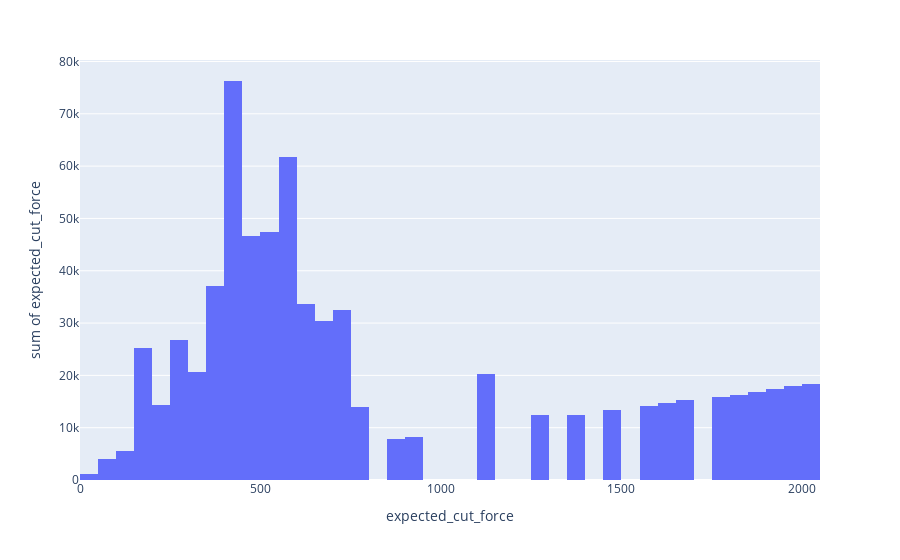

Source (notebook cell):
### Code cell
import plotly.express as px

fig = px.histogram(df, x="expected_cut_force", y="expected_cut_force")
fig.show()

### Figure 1 — Plotly figure (JSON) as saved in the notebook; plotly's stock layout.template omitted (floating-point values rounded to 4 significant figures; data arrays with more than 128 entries replaced by an {"elided": "..."} marker saying what was removed)
{"data": [{"alignmentgroup": "True", "bingroup": "x", "histfunc": "sum", "hovertemplate": "expected_cut_force=%{x}<br>sum of expected_cut_force=%{y}<extra></extra>", "legendgroup": "", "marker": {"color": "#636efa"}, "name": "", "offsetgroup": "", "orientation": "v", "showlegend": false, "type": "histogram", "x": {"elided": "1378 float values"}, "xaxis": "x", "y": {"elided": "1378 float values"}, "yaxis": "y"}], "layout": {"barmode": "relative", "legend": {"tracegroupgap": 0}, "margin": {"t": 60}, "xaxis": {"anchor": "y", "domain": [0, 1], "title": {"text": "expected_cut_force"}}, "yaxis": {"anchor": "x", "domain": [0, 1], "title": {"text": "sum of expected_cut_force"}}}}
